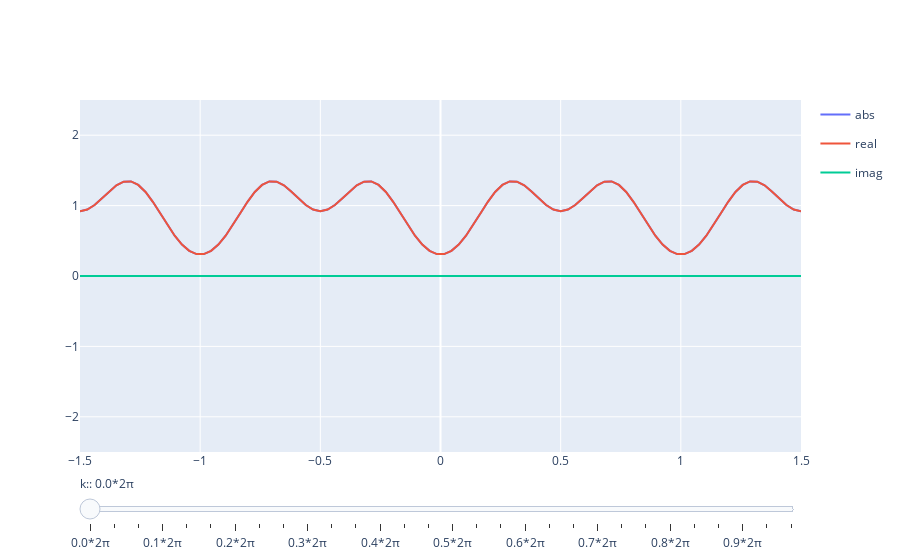

The cell this chart's notebook holds for it:
### Markdown cell above
This description makes clear that $C_k$ needs to have power law or Gaussian decay to acquire exponentially localized Wannier functions. If we neglect this condition the according Bloch waves become highly irregular and oscillate wildly in the unit cell.

For this example we choose:

$$
C_\mathbf k = \text e^{-k^2/100}\cos(k/3.4),
$$

which leads to the following Bloch function:

### Code cell
N_x = 100
N_k = 30
c = 3

def u(x, k):
    N = 15
    C = lambda k: np.exp(-k**2/100) * np.cos(k/3.4)
    x, G = np.meshgrid(x, 2*np.pi*np.arange(-N, N+1))
    return np.sum(C(k+G)*np.exp(1j*G*x), axis=0)

norms = np.sqrt([np.sum(np.abs(u(x_mesh, k))**2)/N_x for k in k_mesh])

def bloch(x, j):
    k = 2*np.pi*j/N_k
    return u(x, k) * np.exp(1j*x*k) / norms[int(j%N_k)]

@figure
def plot_bloch(x=0, i=0, f=lambda x: x, **kwargs):
    y = bloch(x, i)
    return [go.Scatter(visible=False, x=x, y=f(y))]

legend=dict(args=dict(f=[np.abs, np.real, np.imag]), tags=['abs', 'real', 'imag'], auto_color=True) 
slider=dict(args=dict(i=range(N_k)), tags=[str(round(j/N_k, 2))+"*2π" for j in range(N_k)], prefix='k:')

plot = plot_bloch(x=c*np.linspace(-0.5, 0.5, N_x), legend=legend, slider=slider)
plot.update_layout(yaxis=dict(range=[-2.5, 2.5]))
plot.show()
